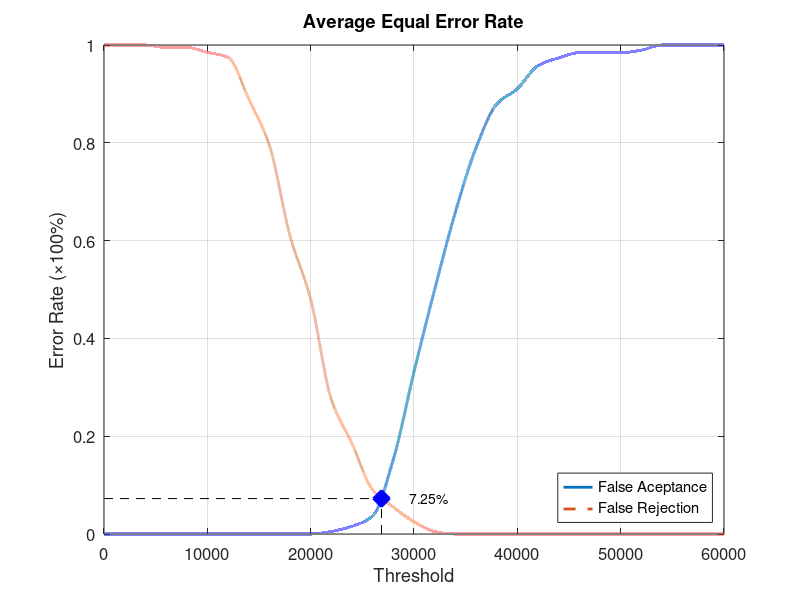
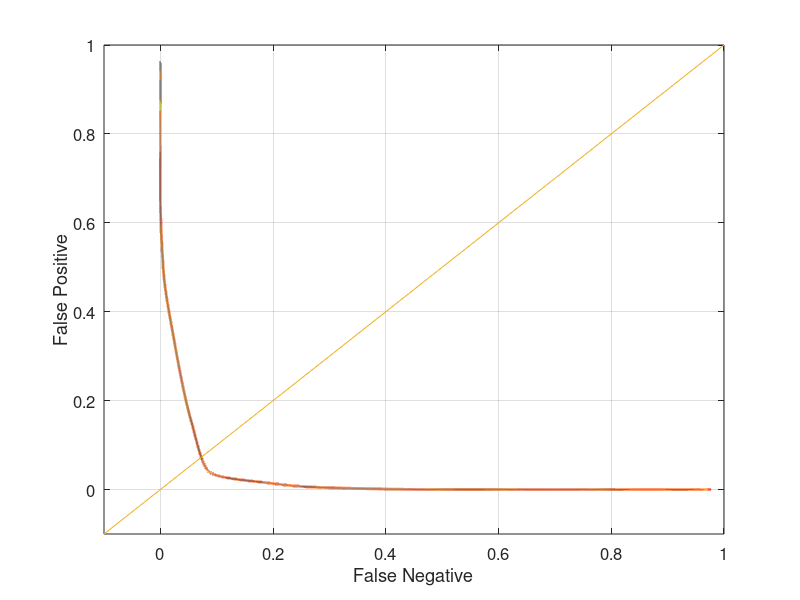

The MATLAB script that drew these images, in order:
function yEER = Database4_1
close all;
clear;
clc;
x = 0:2000:60000;
xq = 0:0.5:60000;

y0 = [0 0 0 0 0 0 0 0 0 0 0 0.00526316 0.0157895 0.0368421 0.152632 0.331579 0.5 0.657895 0.789474 0.878947 0.910526 0.957895 0.973684 0.984211 0.984211 0.984211 0.989474 1 1 1 1];
yy0 = interp1(x, y0, xq, 'pchip');
y1 = [1 1 1 0.995 0.995 0.985 0.975 0.89 0.795 0.61 0.48 0.275 0.185 0.09 0.055 0.025 0.005 0 0 0 0 0 0 0 0 0 0 0 0 0 0];
yy1 = interp1(x, y1, xq, 'pchip');

% Calculating EER: 
y2 = abs(y0 - y1);
find(y2 == min(y2))
yy2 = abs(yy0 - yy1);
xEER = find(yy2 == min(yy2));
xEERIndex = xq(xEER) % X-axis EER
yEER = yy0(xEER) % Y-axis EER

main = figure
plot(xq, yy0,'-','LineWidth', 2);	hold on
plot(xq, yy1,'--','LineWidth', 2);	hold on
plot([xEERIndex xEERIndex], [0 yEER], 'k--');	hold on
plot([0 xEERIndex], [yEER yEER], 'k--');	hold on
plot(xEERIndex, yEER, 'bx', 'LineWidth', 10);	hold on
text(xEERIndex + 10 * xEERIndex / 100, yEER, [num2str(round((10000 * yEER)) / 100) '%'])
legend('False Aceptance', 'False Rejection', 'Location', 'SouthEast')
xlabel('Threshold')
ylabel('Error Rate (\times100%)')
title('Average Equal Error Rate')
set(gca, 'FontSize', 12)
axis([0 60000 0 1])
grid on

print(main, 'Database4_1Main', '-dpng');
FNRxFPR = figure('Color', [1 1 1]);
plot(yy1, yy0, '-', yy1, yy0, 'LineWidth', 2);
hold on
y = -0.1:0.1:1
plot(y, y); 
set(gca, 'FontSize', 12)
xlabel('False Negative')
ylabel('False Positive')
axis([-0.1 1 -0.1 1])
set(gca, 'FontSize', 12)
grid on

print(FNRxFPR, 'Database4_1FNRxFPR','-dpng');
end
